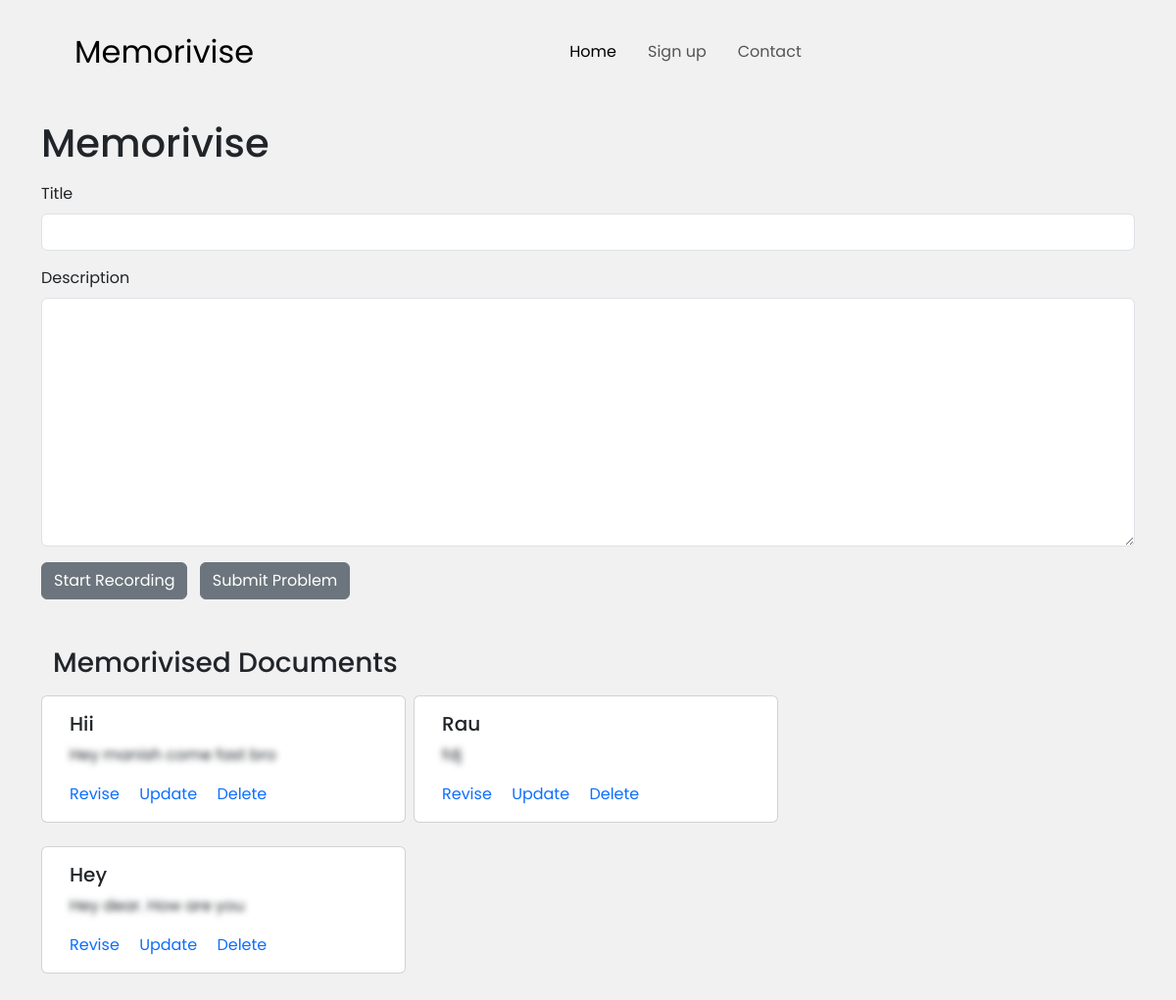
/memorivise, run on an earlier commit of the app's database.
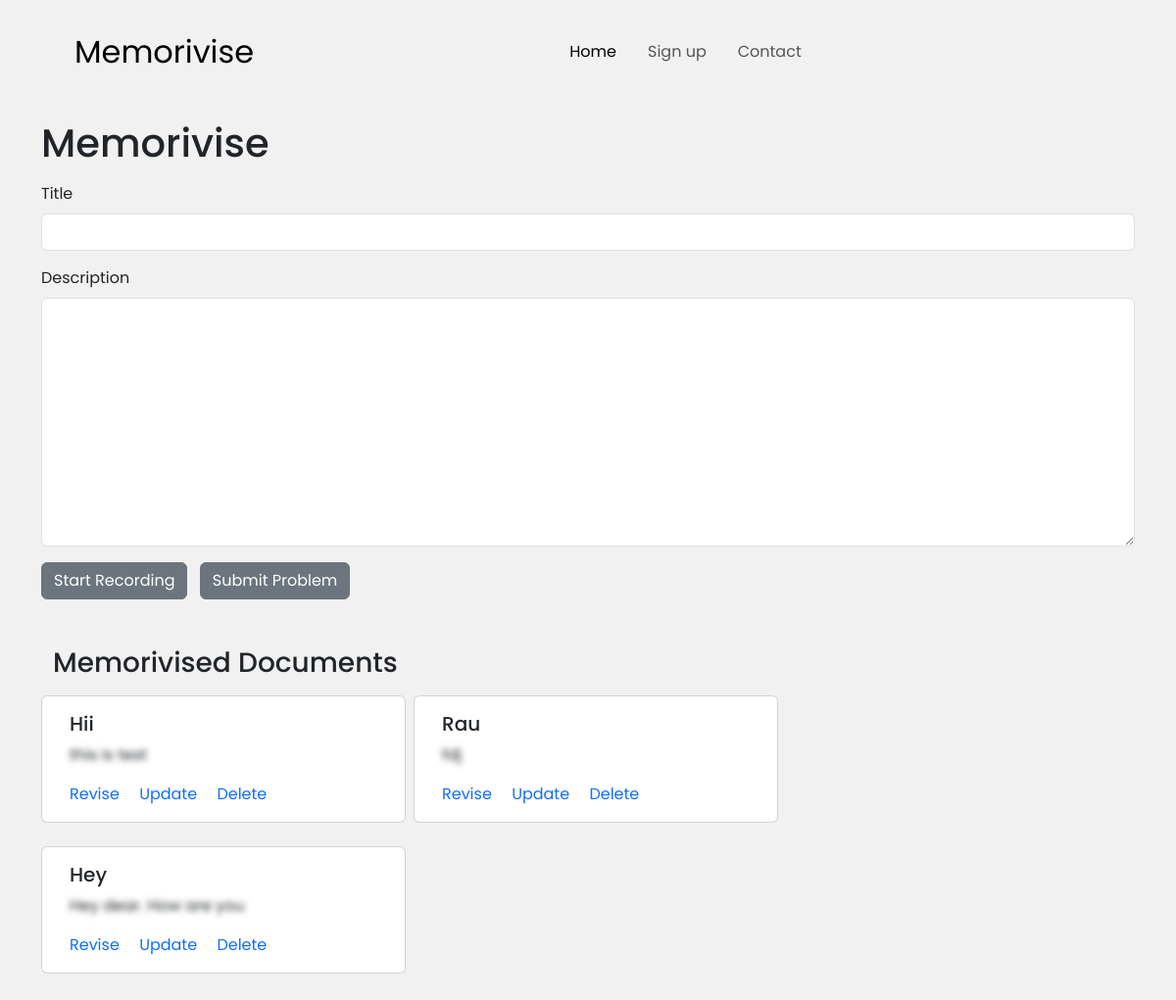
And on a later commit of the database.
### memorivise/models.py (models this page shows)
class MemoriviseDB(db.Model):
    id = db.Column(db.Integer, primary_key=True)
    title = db.Column(db.String(200), nullable=False)
    document = db.Column(db.String, nullable=False)
    date = db.Column(db.DateTime, default=datetime.utcnow)

### memorivise/views.py (the view)
@views.route('/memorivise', methods=['POST', 'GET'])
def Memorivise():
    if request.method == 'POST':
        memorivise_title = request.form['title']
        memorivise_document = request.form['document']
        new_memorevise = MemoriviseDB(
            title=memorivise_title, document=memorivise_document)
        try:
            db.session.add(new_memorevise)
            db.session.commit()
            return redirect('/memorivise')
        except:
            return "there was some problem adding the content."
    else:
        revisions = MemoriviseDB.query.order_by(MemoriviseDB.date).all()
        return render_template('memorivise.html', revisions=revisions, user=current_user)

### memorivise/templates/memorivise.html (shortened to what this page needs)
{% extends 'base.html' %}
{% block body %}
<div class="container">
<h1 class="mt-3">Memorivise</h1>
<form class="mt-3" method="POST" action="/memorivise">
  <div class="mb-3">
    <label for="title" class="form-label">Title</label>
    <input
      type="text"
      class="form-control"
      name="title"
      id="title"
      aria-describedby=""
      autocomplete="off"
    />
  </div>
  <div class="mb-3">
    <label for="decsription" class="form-label">Description</label>
    <textarea class="form-control" id="transcribed-text" name="document" rows="10" cols="50"></textarea>
  </div>
      <div class="mt-3">
      <a id="transcribe-btn" class="btn btn-secondary me-2">Start Recording</a>
      <button id="stop-btn" class="btn btn-secondary" type="submit"> Submit Problem </button>
    </div>
    </form>
        <div class="revive-card-container my-5 container">
          <h3>Memorivised Documents</h3>
          <div class="revise-cards mt-3">
            <div class="row card-row d-flex">
              {% if revisions|length < 1 %}
              <h6 class="lead"> there are no saved documents available.</h6>
              {% else%}
              {% for revision in revisions %}
              <div class="card me-2 mb-4 col-lg-4">
                <div class="card-body">
                  <h5 class="card-title">{{ revision.title }}</h5>
                  <p class="card-text card-desc" style="filter:blur(3px);">
                      {{ revision.document }}
                  </p>
                  <a
                  class="card-link"
                  id="memorivise_test"
                  data-bs-toggle="modal"
                  data-bs-target="#exampleModal"
                  data-toggle="modal"
                  data-target="#exampleModal"
                  style="cursor:pointer"
                  >Revise</a
                >
                  <a href="memorivise/update/{{revision.id}}" class="card-link">Update</a>
                  <a href="memorivise/delete/{{revision.id}}" class="card-link">Delete</a>
              </div>
            </div>
              {% endfor %}
              {% endif %}
            </div>
              </html>
{% endblock body %}

### memorivise/templates/base.html (shortened to what this page needs)
<!DOCTYPE html>
<html lang="en">
  <head>
    <link
      href="https://cdn.jsdelivr.net/npm/bootstrap@5.3.0-alpha1/dist/css/bootstrap.min.css"
      rel="stylesheet"
    />
    <link rel="stylesheet" href="../static/css/style.css" />
  </head>
  <body>
    <header>
    <nav class="navbar navbar-expand-lg px-5 py-4">
      <div class="container-fluid d-flex justify-content-between">
        <a class="navbar-brand mx-3 fs-2" href="/"> Memorivise </a>
        <div class="collapse navbar-collapse" id="navbarSupportedContent">
          {% if user.is_authenticated %}
          <ul class="navbar-nav mx-auto mb-2 mb-lg-0">
            <li class="nav-item me-3">
              <a class="nav-link active" aria-current="page" href="/">Home</a>
            </li>
            <li class="nav-item me-3 dropdown">
              <a
                class="nav-link dropdown-toggle"
                href="#"
                role="button"
                data-bs-toggle="dropdown"
                aria-expanded="false"
              >
                Services
              </a>
              <ul class="dropdown-menu">
                <li><a class="dropdown-item" href="/revise">Revise</a></li>
                <li><hr class="dropdown-divider" /></li>
                <li><a class="dropdown-item" href="#">Doubts</a></li>
                <li><hr class="dropdown-divider" /></li>
                <li>
                  <a class="dropdown-item" href="/memorivise">Memorivise</a>
                </li>
                <li><hr class="dropdown-divider" /></li>
                <li>
                  <a class="dropdown-item dropdown-toggle" id="resource-drop">Resources</a>
                  <div class="dropdown-submenu" >
                    <ul class="dropdown-menu" id="resource-dropdown-menu">
                      <li><a class="dropdown-item" href="/books">Books & Notes</a></li>
                      <li><a class="dropdown-item" href="/learning">Learning Techniques</a></li>
                      <li><a class="dropdown-item" href="/studygames">Games</a></li>
                    </ul>
                  </div>
                </li>
              </ul>
            </li>
            <li class="nav-item me-3">
              <a class="nav-link" href="/contact">Contact</a>
            </li>
            <li class="nav-item me-3">
              <a class="nav-link" href="/logout">Logout</a>
            </li>
          </ul>
          <div class="search-icon" id="search-icon">
            <svg
              xmlns="http://www.w3.org/2000/svg"
              x="0px"
              y="0px"
              width="24"
              height="24"
              viewBox="0 0 50 50"
            >
              <path
                d="M 21 3 C 11.601563 3 4 10.601563 4 20 C 4 29.398438 11.601563 37 21 37 C 24.355469 37 27.460938 36.015625 30.09375 34.34375 L 42.375 46.625 L 46.625 42.375 L 34.5 30.28125 C 36.679688 27.421875 38 23.878906 38 20 C 38 10.601563 30.398438 3 21 3 Z M 21 7 C 28.199219 7 34 12.800781 34 20 C 34 27.199219 28.199219 33 21 33 C 13.800781 33 8 27.199219 8 20 C 8 12.800781 13.800781 7 21 7 Z"
              ></path>
            </svg>
          </div>
          <form
            class="d-flex d-none search-expand"
            id="search-expand"
            role="search"
          >
            <input
              class="form-control me-2"
              style="width: 15rem"
              type="search"
              placeholder="Search"
              aria-label="Search"
            />
            <button
              class="btn btn-outline-success"
              id="search-submit"
              type="submit"
            >
              Search
            </button>
          </form>
          <div id="user_name" class="ms-3">
            <button class="btn btn-secondary">Hi {{ user.username }}</button>
          </div>
          {% else %}
          <ul class="navbar-nav mx-auto mb-2 mb-lg-0">
            <li class="nav-item me-3">
              <a class="nav-link active" aria-current="page" href="/">Home</a>
            </li>
            <li class="nav-item me-3">
              <a class="nav-link" aria-current="page" href="/signup">Sign up</a>
            </li>
            <li class="nav-item me-3">
              <a class="nav-link" href="/contact">Contact</a>
            </li>
          </ul>
          {% endif %}
        </div>
      </div>
   </nav>
  </header>
    {% block body %} {%
    endblock %}
  </body>
</html>

### memorivise/static/css/style.css (style rules this page uses)
* { padding: 0; margin: 0; box-sizing: border-box; font-family: "Poppins", sans-serif; }
body { background-color: #f1f1f1; }
a { text-decoration: none; }

What changed in the data, as far as the page shows it:
changed MemoriviseDB "Hii": document "Hey manish come fast bro" → "this is test"
